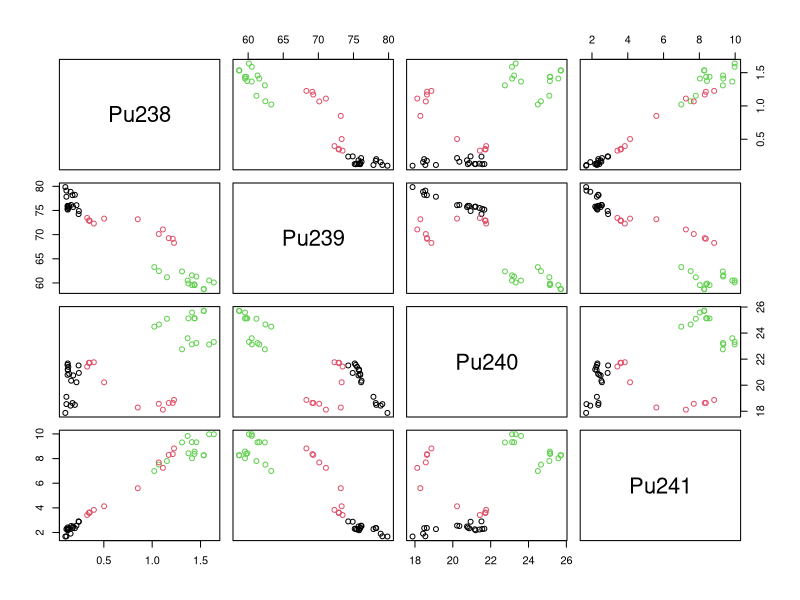
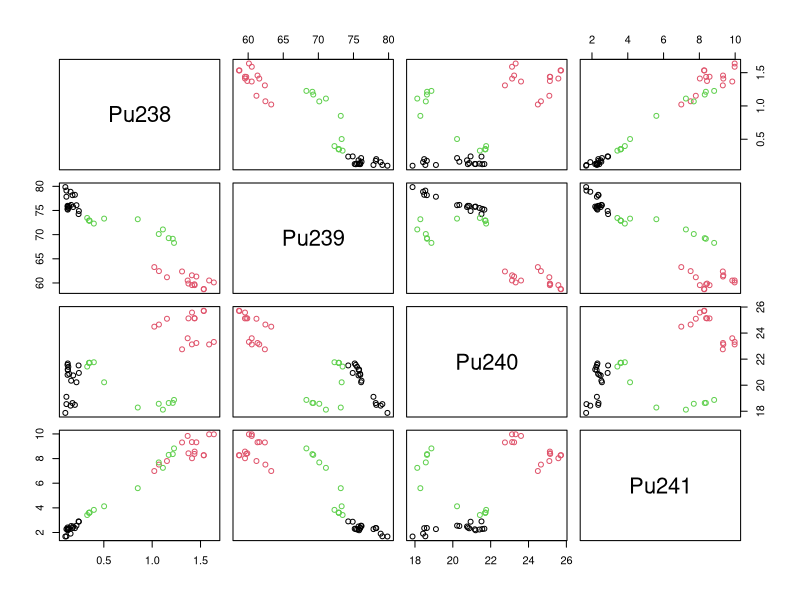
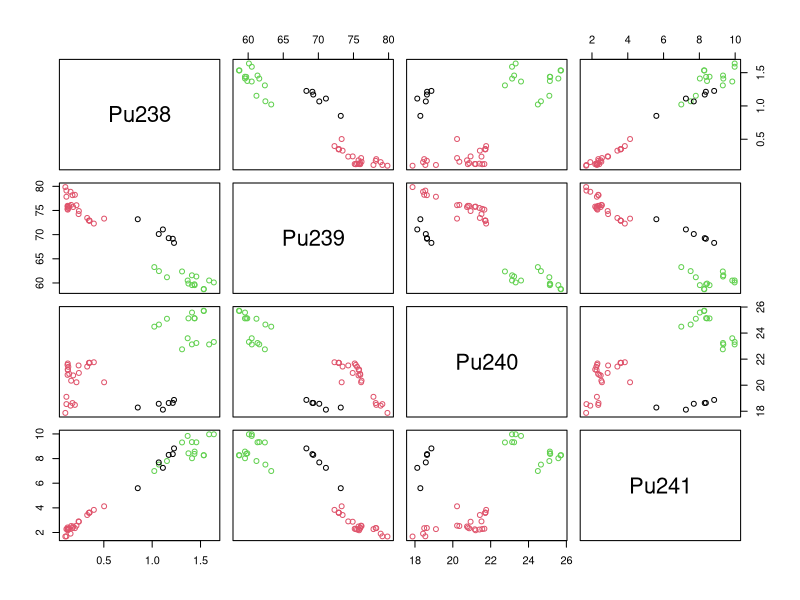
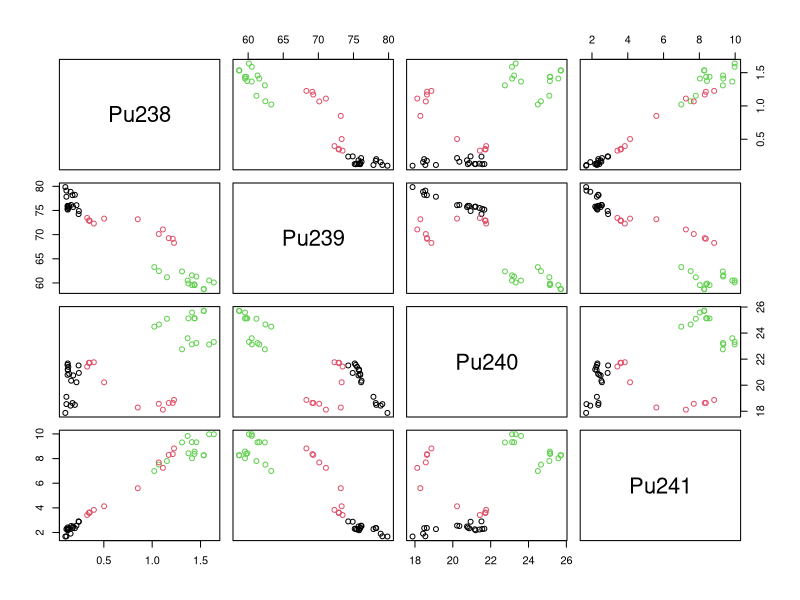
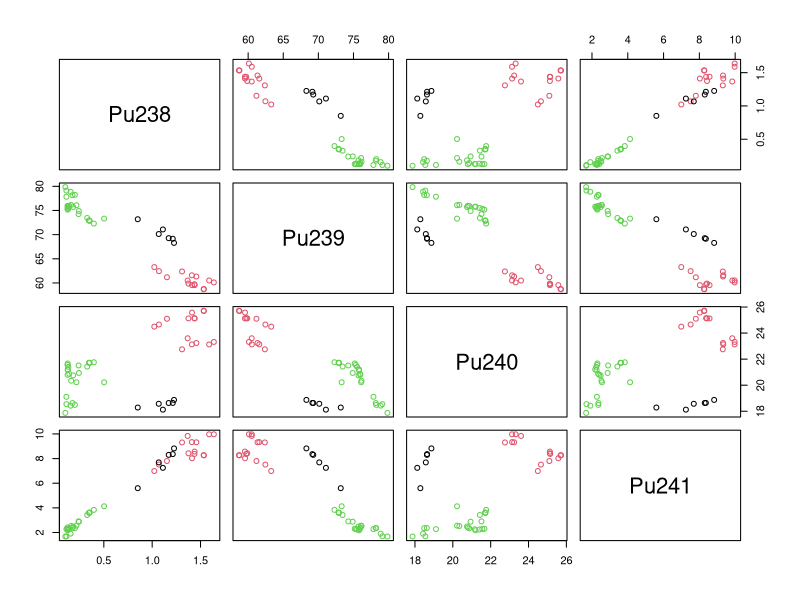
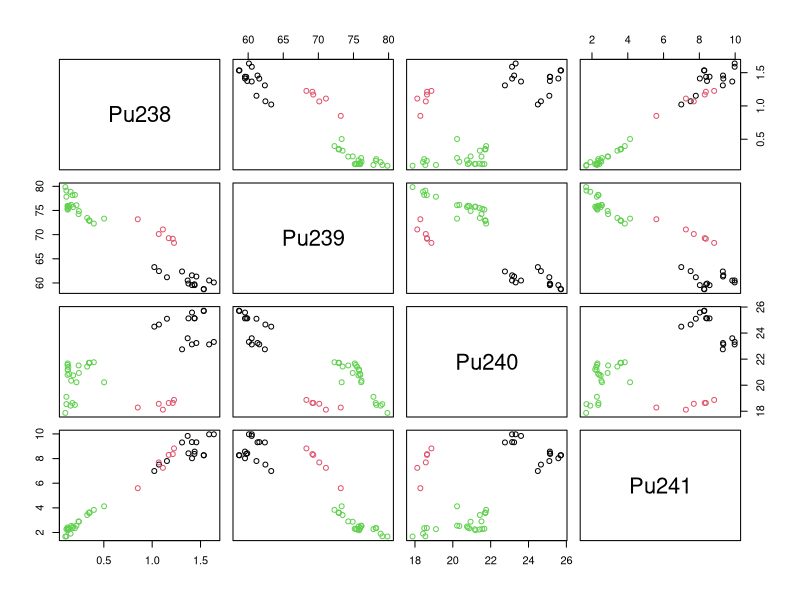
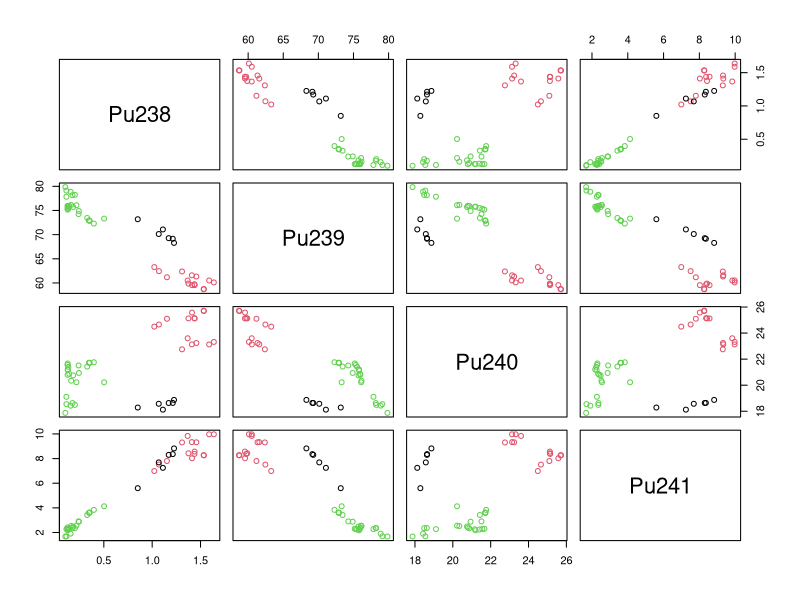
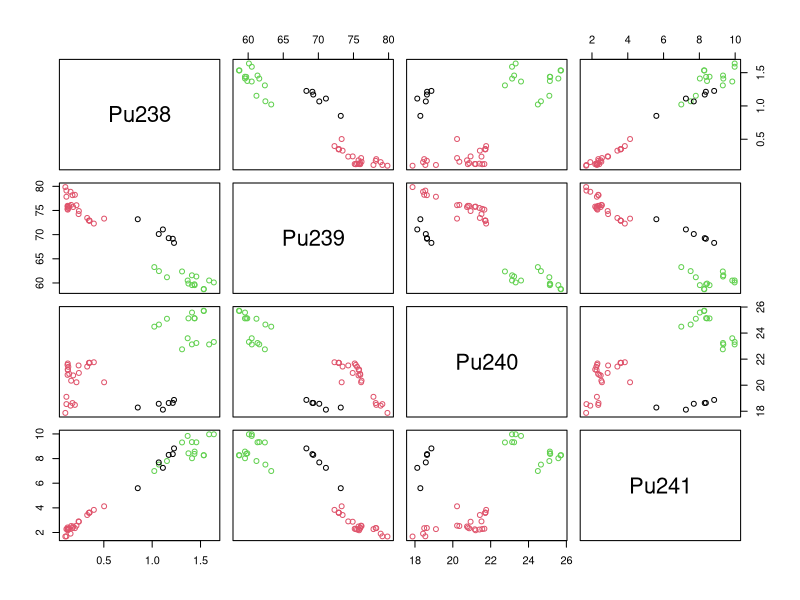

Recreate these plots in R, in order.
# Разбейте множество объектов из набора данных pluton в пакете «cluster» 
# на 3 кластера методом центров тяжести (kmeans). Сравните качество 
# разбиения в зависимости от максимального числа итераций алгоритма.

library(cluster)

data("pluton")

for(i in 2:10)
{
  cl <- kmeans(pluton, 3, iter.max = i) 
  plot(pluton, col = cl$cluster)
  points(cl$centers, col = 1:2, pch = 8, cex=2)
}

